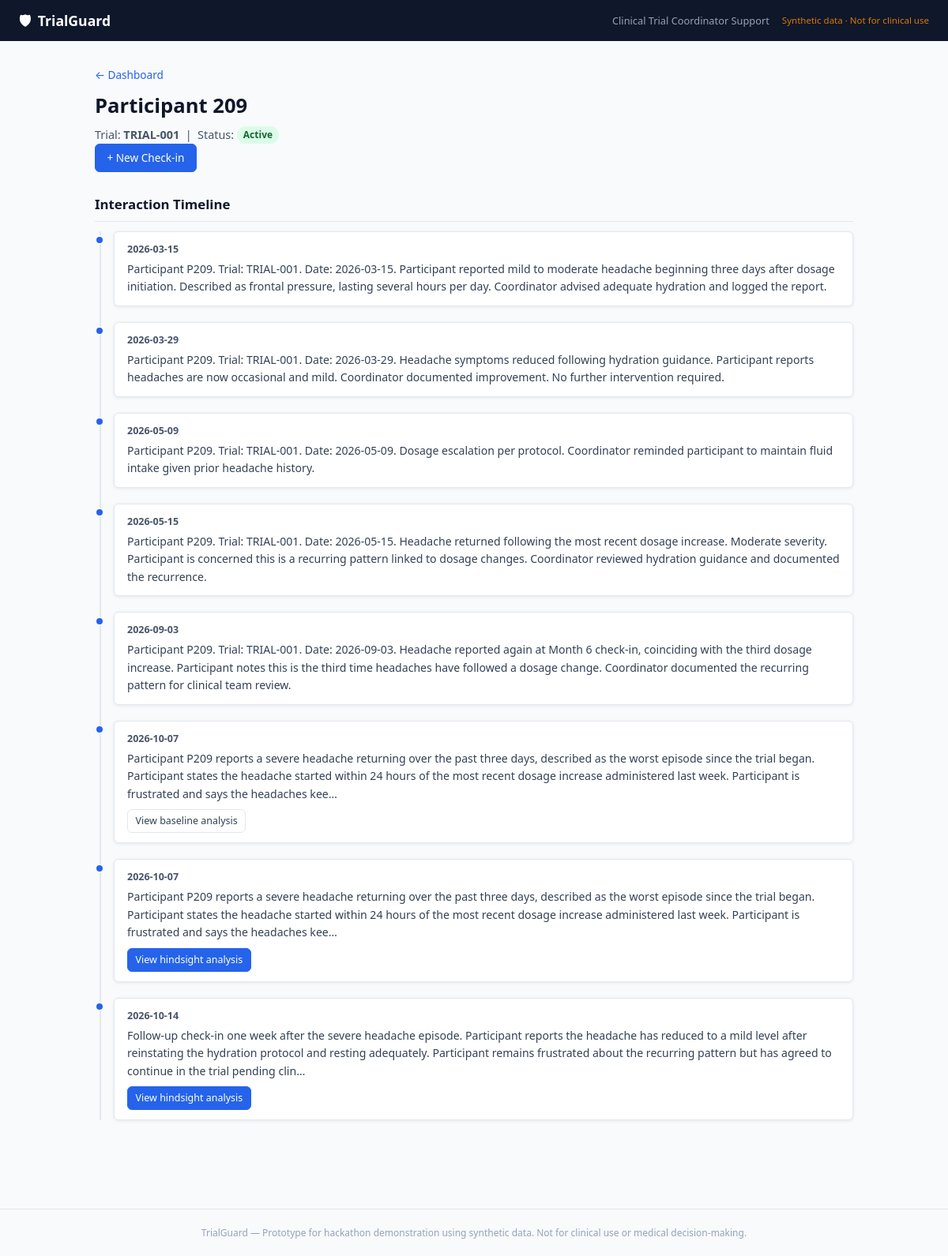
Page /participants/P209 on the committed database.
### tables this page shows
CREATE TABLE participants (
    id           TEXT PRIMARY KEY,
    display_name TEXT NOT NULL,
    trial_id     TEXT NOT NULL DEFAULT 'TRIAL-001',
    status       TEXT NOT NULL DEFAULT 'Active',
    created_at   TEXT NOT NULL
);

CREATE TABLE checkins (
    id             TEXT PRIMARY KEY,
    participant_id TEXT NOT NULL REFERENCES participants(id),
    occurred_at    TEXT NOT NULL,
    raw_text       TEXT NOT NULL,
    created_at     TEXT NOT NULL
);

CREATE TABLE agent_runs (
    id                  TEXT PRIMARY KEY,
    checkin_id          TEXT REFERENCES checkins(id),
    mode                TEXT NOT NULL DEFAULT 'hindsight',
    hindsight_query     TEXT,
    retrieved_memories  TEXT,
    final_output        TEXT,
    created_at          TEXT NOT NULL
);

### app.py (the view)
@app.route("/participants/<participant_id>")
def participant(participant_id: str):
    p        = _get_participant_or_404(participant_id)
    checkins = db.list_checkins(participant_id)
    outcomes = db.list_outcomes(participant_id)
    for ci in checkins:
        ci["runs"] = db.list_agent_runs(ci["id"])
    return render_template(
        "participant.html",
        participant=p,
        checkins=checkins,
        outcomes=outcomes,
    )

### app.py (called while the page is built)
@app.before_request
def _startup():
    db.init_db()

def _get_participant_or_404(participant_id: str):
    p = db.get_participant(participant_id)
    if not p:
        abort(404, description=f"Participant '{participant_id}' not found.")
    return p

### db.py (called while the page is built)
def _conn() -> sqlite3.Connection:
    DB_PATH.parent.mkdir(parents=True, exist_ok=True)
    con = sqlite3.connect(str(DB_PATH))
    con.row_factory = sqlite3.Row          # rows accessible as dicts
    con.execute("PRAGMA journal_mode=WAL")  # safer concurrent access
    con.execute("PRAGMA foreign_keys=ON")
    return con

def init_db() -> None:
    with _conn() as con:
        con.executescript(_SCHEMA)
    logger.info("Database initialised at %s", DB_PATH)

def _row_to_dict(row: sqlite3.Row | None) -> dict[str, Any] | None:
    return dict(row) if row else None

def get_participant(participant_id: str) -> dict[str, Any] | None:
    with _conn() as con:
        row = con.execute(
            "SELECT * FROM participants WHERE id = ?", (participant_id,)
        ).fetchone()
    return _row_to_dict(row)

def list_checkins(participant_id: str) -> list[dict[str, Any]]:
    with _conn() as con:
        rows = con.execute(
            "SELECT * FROM checkins WHERE participant_id = ? ORDER BY occurred_at",
            (participant_id,),
        ).fetchall()
    return [dict(r) for r in rows]

def list_outcomes(participant_id: str) -> list[dict[str, Any]]:
    with _conn() as con:
        rows = con.execute(
            "SELECT * FROM outcomes WHERE participant_id = ? ORDER BY occurred_at",
            (participant_id,),
        ).fetchall()
    return [dict(r) for r in rows]

def list_agent_runs(checkin_id: str) -> list[dict[str, Any]]:
    with _conn() as con:
        rows = con.execute(
            "SELECT * FROM agent_runs WHERE checkin_id = ? ORDER BY created_at",
            (checkin_id,),
        ).fetchall()
    result = []
    for row in rows:
        d = dict(row)
        try:
            d["final_output"]       = json.loads(d["final_output"] or "{}")
        except (json.JSONDecodeError, TypeError):
            pass
        try:
            d["retrieved_memories"] = json.loads(d["retrieved_memories"] or "[]")
        except (json.JSONDecodeError, TypeError):
            d["retrieved_memories"] = []
        result.append(d)
    return result

### templates/participant.html (shortened to what this page needs)
{% extends "base.html" %}
{% block content %}
<div class="page-header">
  <a class="back-link" href="{{ url_for('dashboard') }}">← Dashboard</a>
  <h1>{{ participant.display_name }}</h1>
  <p class="subtitle">
    Trial: <strong>{{ participant.trial_id }}</strong> &nbsp;|&nbsp;
    Status: <span class="status-badge status-{{ participant.status|lower }}">{{ participant.status }}</span>
  </p>
  <a class="btn btn-primary" href="{{ url_for('checkin_form', participant_id=participant.id) }}">
    + New Check-in
  </a>
</div>
<section class="section">
  <h2>Interaction Timeline</h2>
  {% if checkins %}
  <div class="timeline">
    {% for ci in checkins %}
    <div class="timeline-item">
      <div class="timeline-marker"></div>
      <div class="timeline-content">
        <div class="timeline-date">{{ ci.occurred_at[:10] }}</div>
        <div class="timeline-text">{{ ci.raw_text[:300] }}{% if ci.raw_text|length > 300 %}…{% endif %}</div>
        {% if ci.runs %}
        <div class="timeline-runs">
          {% for run in ci.runs %}
          <a class="btn btn-sm {{ 'btn-primary' if run.mode == 'hindsight' else '' }}"
             href="{{ url_for('result', run_id=run.id) }}">
            View {{ run.mode }} analysis
          </a>
          {% endfor %}
        </div>
        {% endif %}
      </div>
    </div>
    {% endfor %}
  </div>
  {% else %}
  <p class="empty-state">No check-ins recorded yet.</p>
  {% endif %}
</section>
{% endblock %}

### static/css/main.css (style rules this page uses)
:root { --blue: #2563eb; --blue-dark: #1d4ed8; --green: #16a34a; --amber: #d97706; --red: #dc2626; --slate-50: #f8fafc; --slate-100: #f1f5f9; --slate-200: #e2e8f0; --slate-400: #94a3b8; --slate-600: #475569; --slate-700: #334155; --slate-900: #0f172a; --white: #ffffff; --radius: 6px; --shadow: 0 1px 4px rgba(0,0,0,.08); }
*, *::before, *::after { box-sizing: border-box; margin: 0; padding: 0; }
body { font-family: system-ui, -apple-system, sans-serif; font-size: 15px; line-height: 1.6; color: var(--slate-700); background: var(--slate-50); }
.page-header { margin-bottom: 1.75rem; }
.page-header h1 { font-size: 1.6rem; color: var(--slate-900); margin-bottom: .25rem; }
.subtitle { color: var(--slate-600); font-size: .9rem; }
.back-link { font-size: .85rem; color: var(--blue); text-decoration: none; display: block; margin-bottom: .5rem; }
.btn { display: inline-block; padding: .4rem .9rem; border-radius: var(--radius); border: 1px solid var(--slate-200); background: var(--white); color: var(--slate-700); text-decoration: none; font-size: .85rem; cursor: pointer; transition: background .15s; }
.btn-primary { background: var(--blue); color: var(--white); border-color: var(--blue); }
.btn-sm { padding: .25rem .6rem; font-size: .78rem; }
.section { margin-bottom: 2rem; }
.section h2 { font-size: 1.05rem; font-weight: 600; color: var(--slate-900); margin-bottom: .75rem; border-bottom: 1px solid var(--slate-200); padding-bottom: .4rem; }
.status-badge { padding: .15rem .5rem; border-radius: 999px; font-size: .75rem; font-weight: 600; }
.status-active { background: #dcfce7; color: #166534; }
.timeline { position: relative; padding-left: 1.5rem; }
.timeline::before { content:''; position:absolute; left:6px; top:0; bottom:0; width:2px; background: var(--slate-200); }
.timeline-item { position: relative; margin-bottom: 1.25rem; }
.timeline-marker { position: absolute; left: -1.5rem; top: .35rem; width: 12px; height: 12px; background: var(--blue); border-radius: 50%; border: 2px solid var(--white); }
.timeline-content { background: var(--white); border: 1px solid var(--slate-200); border-radius: var(--radius); padding: .75rem 1rem; box-shadow: var(--shadow); }
.timeline-date { font-size: .78rem; font-weight: 600; color: var(--slate-600); margin-bottom: .25rem; }
.timeline-text { font-size: .88rem; color: var(--slate-700); }
.timeline-runs { margin-top: .5rem; display: flex; gap: .4rem; }

### rows in the picture
participants: display_name "Participant 209", trial_id "TRIAL-001", status "Active"
checkins: occurred_at "2026-03-15", raw_text "Participant P209. Trial: TRIAL-001. Date: 2026-03-15. Participant reported mild to moderate headache beginning three days after dosage initiation. Described as frontal pressure, lasting several hours per day. Coordinator advised adequate hydration and logged the report."
checkins: occurred_at "2026-03-29", raw_text "Participant P209. Trial: TRIAL-001. Date: 2026-03-29. Headache symptoms reduced following hydration guidance. Participant reports headaches are now occasional and mild. Coordinator documented improvement. No further intervention required."
checkins: occurred_at "2026-05-09", raw_text "Participant P209. Trial: TRIAL-001. Date: 2026-05-09. Dosage escalation per protocol. Coordinator reminded participant to maintain fluid intake given prior headache history."
checkins: occurred_at "2026-05-15", raw_text "Participant P209. Trial: TRIAL-001. Date: 2026-05-15. Headache returned following the most recent dosage increase. Moderate severity. Participant is concerned this is a recurring pattern linked to dosage changes. Coordinator reviewed hydration guidance and documented the recurrence."
checkins: occurred_at "2026-09-03", raw_text "Participant P209. Trial: TRIAL-001. Date: 2026-09-03. Headache reported again at Month 6 check-in, coinciding with the third dosage increase. Participant notes this is the third time headaches have followed a dosage change. Coordinator documented the recurring pattern for clinical team review."
checkins: occurred_at "2026-10-07", raw_text "Participant P209 reports a severe headache returning over the past three days, described as the worst episode since the trial began. Participant states the headache started within 24 hours of the most recent dosage increase administered last week. Participant is frustrated and says the headaches kee"
agent_runs: mode "baseline"
checkins: occurred_at "2026-10-07", raw_text "Participant P209 reports a severe headache returning over the past three days, described as the worst episode since the trial began. Participant states the headache started within 24 hours of the most recent dosage increase administered last week. Participant is frustrated and says the headaches kee"
agent_runs: mode "hindsight"
checkins: occurred_at "2026-10-14", raw_text "Follow-up check-in one week after the severe headache episode. Participant reports the headache has reduced to a mild level after reinstating the hydration protocol and resting adequately. Participant remains frustrated about the recurring pattern but has agreed to continue in the trial pending clin"
agent_runs: mode "hindsight"
